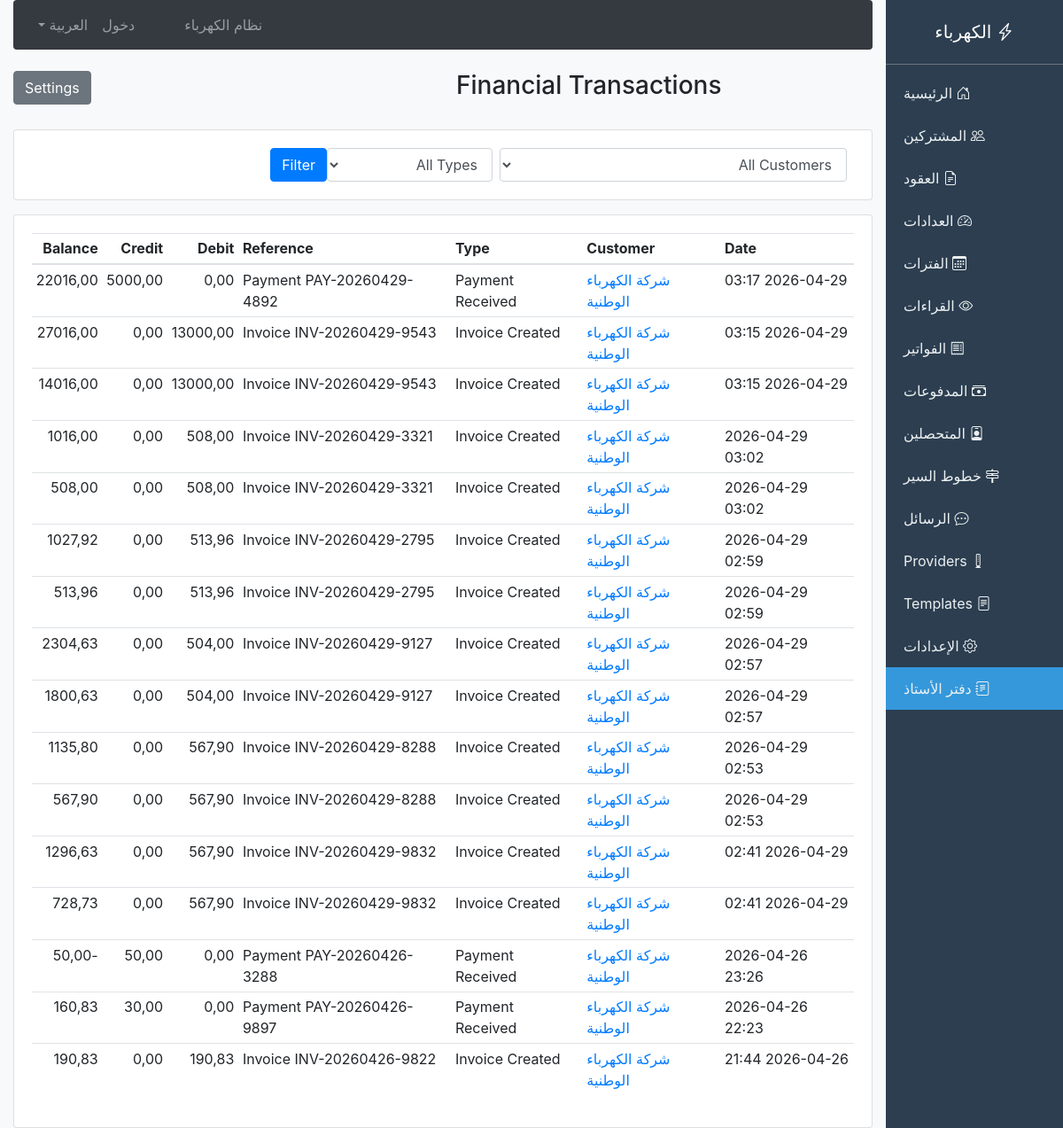
Before: /billing/ledger/ with the older database file.
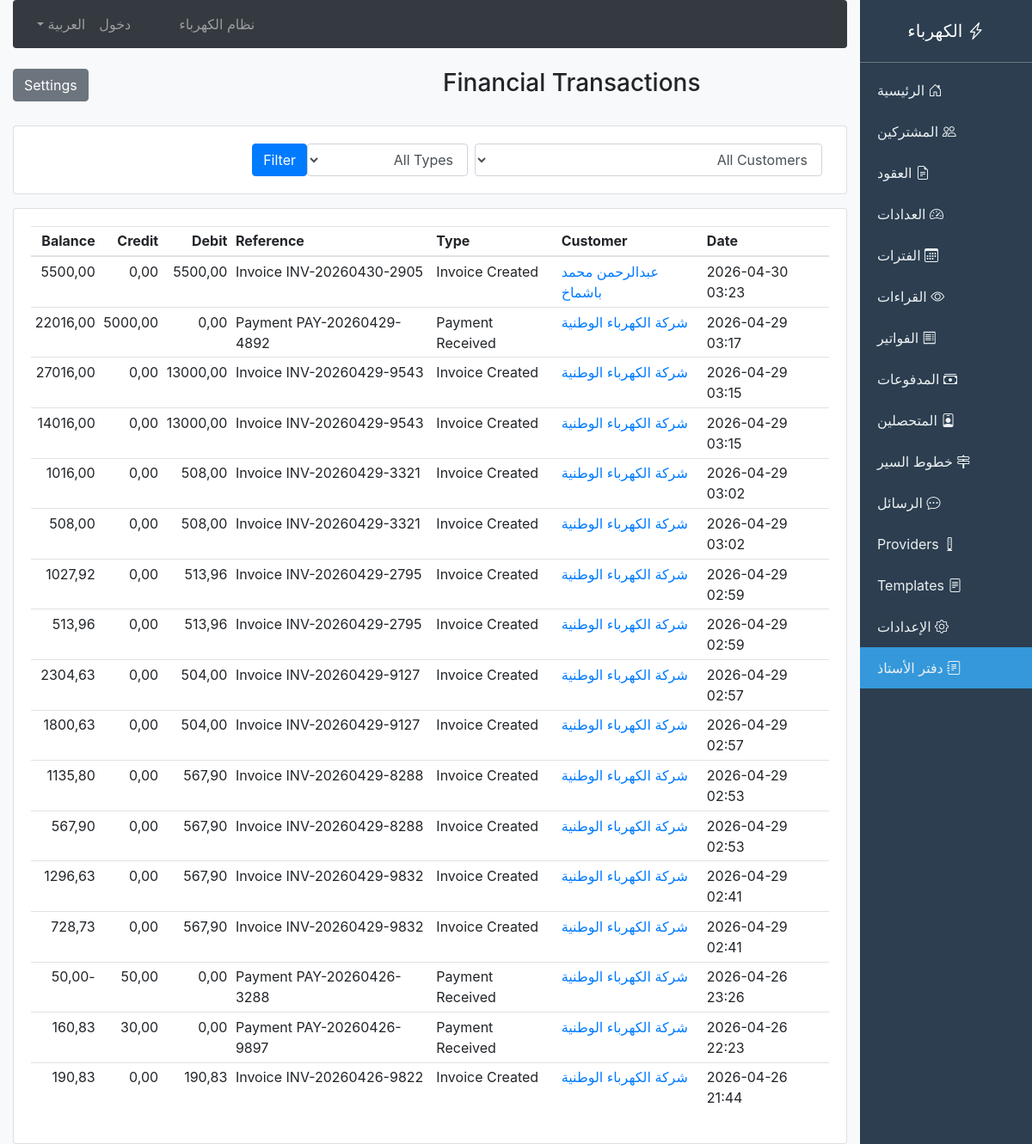
After: the same page with the newer database file.
### billing/models.py (models this page shows, shortened)
class BalanceLedger(models.Model):
    class TransactionType(models.TextChoices):
        INVOICE_CREATED = 'invoice_created', 'Invoice Created'
        PAYMENT_RECEIVED = 'payment_received', 'Payment Received'
        ADJUSTMENT = 'adjustment', 'Adjustment'
        REFUND = 'refund', 'Refund'
        PENALTY = 'penalty', 'Penalty'
        WRITE_OFF = 'write_off', 'Write Off'
    customer = models.ForeignKey(Customer, on_delete=models.CASCADE, related_name='ledger_entries')
    transaction_type = models.CharField(max_length=20, choices=TransactionType.choices)
    reference_id = models.IntegerField(null=True, blank=True)
    debit = models.DecimalField(max_digits=12, decimal_places=2, default=0)
    credit = models.DecimalField(max_digits=12, decimal_places=2, default=0)
    balance_after = models.DecimalField(max_digits=12, decimal_places=2)
    transaction_date = models.DateTimeField(auto_now_add=True)
    notes = models.TextField(blank=True)
    created_by = models.ForeignKey(User, on_delete=models.SET_NULL, null=True, blank=True)
    class Meta:
        ordering = ['-transaction_date']

class Customer(models.Model):
    customer_number = models.CharField(max_length=50, unique=True, blank=True, default='')
    full_name_ar = models.CharField(max_length=150)
    full_name_en = models.CharField(max_length=150, blank=True, default='')
    national_id = models.CharField(max_length=50, blank=True, default='')
    mobile_phone = models.CharField(max_length=20, blank=True, default='')
    phone2 = models.CharField(max_length=20, blank=True, default='')
    email = models.EmailField(blank=True, default='')
    address = models.TextField(blank=True, default='')
    city = models.CharField(max_length=50, blank=True, default='')
    is_active = models.BooleanField(default=True)
    registration_date = models.DateField(auto_now_add=True)
    current_balance = models.DecimalField(max_digits=12, decimal_places=2, default=0)
    credit_limit = models.DecimalField(max_digits=12, decimal_places=2, default=0)
    notes = models.TextField(blank=True, default='')
    created_at = models.DateTimeField(auto_now_add=True)

### billing/views.py (the view)
# urls.py: path('ledger/', views.ledger_list, name='ledger_list'),
def ledger_list(request):
    ledger = BalanceLedger.objects.select_related('customer').order_by('-transaction_date')
    customer_id = request.GET.get('customer')
    if customer_id:
        ledger = ledger.filter(customer_id=customer_id)
    transaction_type = request.GET.get('type')
    if transaction_type:
        ledger = ledger.filter(transaction_type=transaction_type)
    paginator = Paginator(ledger, 25)
    page = request.GET.get('page')
    customers = Customer.objects.all()
    return render(request, 'billing/ledger_list.html', {
        'ledger': paginator.get_page(page),
        'customers': customers
    })

### billing/context_processors.py (called while the page is built)
def language_context(request):
    lang = getattr(request, 'session', {}).get('django_language', 'ar')
    if not lang:
        lang = 'ar'
    return {
        'LANGUAGE_CODE': lang,
        'LANGUAGE_NAME': 'العربية' if lang == 'ar' else 'English'
    }

### templates/billing/ledger_list.html (shortened to what this page needs)
{% extends 'billing/base.html' %}
{% block content %}
<div class="row mb-4">
    <div class="col-md-6">
        <h3>Financial Transactions</h3>
    </div>
    <div class="col-md-6 text-left">
        <a href="{% url 'system_settings' %}" class="btn btn-secondary">Settings</a>
    </div>
</div>
<div class="card mb-3">
    <div class="card-body">
        <form method="get" class="form-inline">
            <select name="customer" class="form-control mr-2">
                <option value="">All Customers</option>
            </select>
            <select name="type" class="form-control mr-2">
                <option value="">All Types</option>
            </select>
            <button type="submit" class="btn btn-primary">Filter</button>
        </form>
    </div>
</div>
<div class="card">
    <div class="card-body">
        <table class="table table-sm">
            <thead>
                <tr>
                    <th>Date</th>
                    <th>Customer</th>
                    <th>Type</th>
                    <th>Reference</th>
                    <th class="text-right">Debit</th>
                    <th class="text-right">Credit</th>
                    <th class="text-right">Balance</th>
                </tr>
            </thead>
            <tbody>
                {% for entry in ledger %}
                <tr>
                    <td>{{ entry.transaction_date|date:"Y-m-d H:i" }}</td>
                    <td><a href="{% url 'ledger_detail' entry.customer.id %}">{{ entry.customer.full_name_ar }}</a></td>
                    <td>{{ entry.get_transaction_type_display }}</td>
                    <td>{{ entry.notes }}</td>
                    <td class="text-right">{{ entry.debit|floatformat:2 }}</td>
                    <td class="text-right">{{ entry.credit|floatformat:2 }}</td>
                    <td class="text-right">{{ entry.balance_after|floatformat:2 }}</td>
                </tr>
                {% empty %}
                <tr><td colspan="7" class="text-center">No transactions</td></tr>
                {% endfor %}
            </tbody>
        </table>
    </div>
</div>
{% endblock %}

Changed rows visible on the page:
added BalanceLedger: transaction_date "2026-04-30 03:23", customer.full_name_ar "عبدالرحمن محمد باشماخ", transaction_type "Invoice Created", notes "Invoice INV-20260430-2905", debit "5500,00", credit "0,00", balance_after "5500,00"
